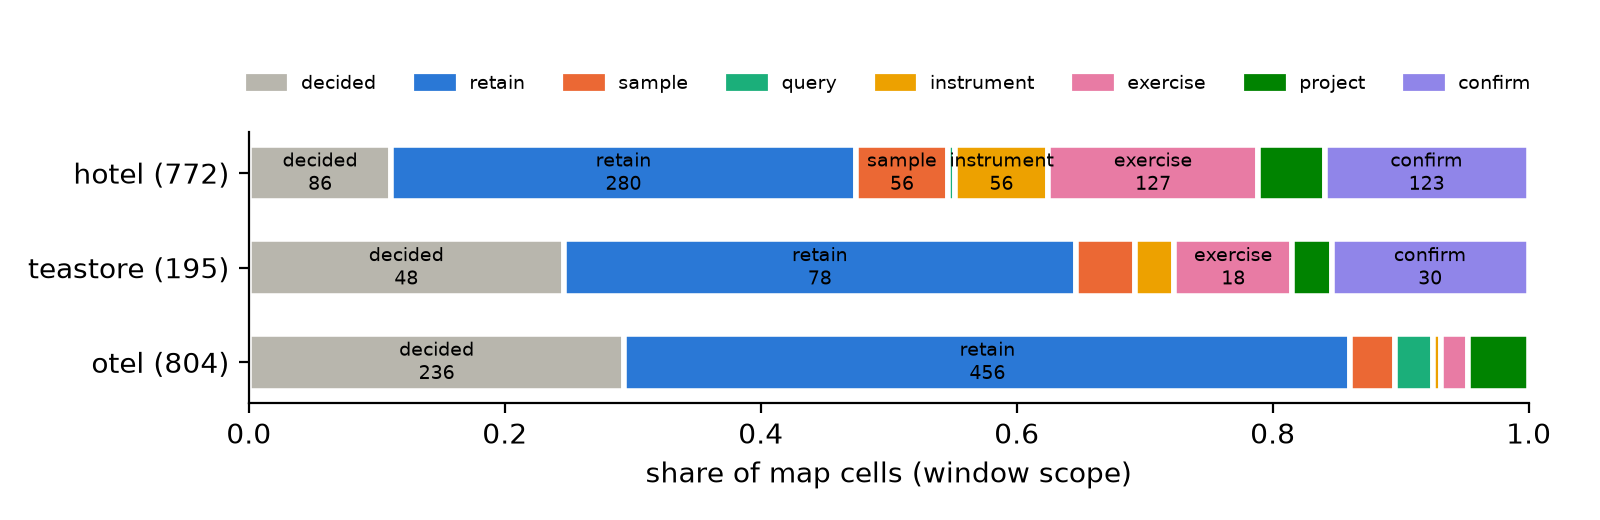

The script that saved this image:
#!/usr/bin/env python3
"""Split the project map's undecided cells by what would make them decidable.

Reads project_map.json (window scope) and assigns every cell that is not yet decided a fix type, from the
reason string project_map.py wrote. The reason strings are project_map.py's own controlled vocabulary, so an
exact-prefix table is enough; an unmapped reason is reported as `?`, never silently folded.

Fix types (what kind of change resolves the cell):
  retain      the runtime already produces it; the harness does not keep it (no SUT change, nothing perturbed)
  sample      extend an existing collector to containers it skips (harness change, small host overhead)
  query       collected but queried or attributed too narrowly (collection/analysis change)
  instrument  needs new telemetry in the SUT (source/config change -> a posture, cost measured)
  exercise    the code path exists but the workload or fault never reached it (workload/catalogue change)
  project     the projection itself is unknown (source/config scan)
  confirm     not possible by configuration (no exporter, no metric library, tracer disabled), but no evidence
              confirms it (a posture proof or emission count would)

    uv run python research/project-map/decidability.py          # writes DECIDABILITY.md + decidability.png
    uv run python research/project-map/decidability.py --self-check
"""
import collections
import json
import sys
from pathlib import Path

HERE = Path(__file__).resolve().parent
FIX = (  # reason prefix -> fix type (project_map.py vocabulary)
    ("OTLP log records only", "retain"),
    ("container log not captured", "retain"),
    ("service log not captured", "retain"),
    ("container not sampled", "sample"),
    ("not counted by the harness CPU counters", "sample"),
    ("excluded from the cost probe", "sample"),
    ("Jaeger queried for service=frontend only", "query"),
    ("receiver-scraped metrics carry no service.name", "query"),
    ("collector self-metric resources", "query"),
    ("no application-metric collector", "instrument"),
    ("instrumented under this posture, but no data point", "instrument"),
    ("call sites exist but none fired", "exercise"),
    ("no traffic: not on the driven route", "exercise"),
    ("emitted only outside the measurement window", "exercise"),
    ("configured level unknown", "project"),
    ("no app call site at this level", "project"),
    ("no unlevelled output in this cell", "project"),
)
ORDER = ("retain", "sample", "query", "instrument", "exercise", "project", "confirm", "?")
COLOR = {"decided": "#b8b6ad", "retain": "#2a78d6", "sample": "#eb6834", "query": "#1baf7a",
         "instrument": "#eda100", "exercise": "#e87ba4", "project": "#008300", "confirm": "#9085e9", "?": "#6f6e66"}


def decided(cell):
    s = cell["state"]
    return s in ("possible-observed", "observed-not-projected") or (s == "not-possible" and not cell.get("unconfirmed"))


def fix_type(reason):
    for prefix, kind in FIX:
        if (reason or "").startswith(prefix):
            return kind
    return "?"


def split(doc):
    out = {}
    for sut, v in doc["suts"].items():
        c = collections.Counter()
        for cell in v["cells"]:
            if decided(cell):
                c["decided"] += 1
            elif cell["state"] == "not-possible" and cell.get("unconfirmed") and not cell.get("reason"):
                c["confirm"] += 1
            else:
                c[fix_type(cell.get("reason"))] += 1
        out[sut] = c
    return out


def render(doc, counts):
    lines = ["# Project map: what makes the undecided cells decidable", "",
             "Generated by `research/project-map/decidability.py` from `project_map.json` (%s, commit %s). Window scope; "
             "a cell is service x channel x posture. Research artefact, not for the paper; n = 1 cell per posture." %
             (doc.get("generatedAt", "?"), str(doc.get("gitCommit", "?"))[:7]), "",
             "| SUT | cells | decided | " + " | ".join(ORDER) + " |", "|" + "---|" * (len(ORDER) + 3)]
    for sut, c in counts.items():
        lines.append("| %s | %d | %d | %s |" % (sut, sum(c.values()), c["decided"],
                                               " | ".join(str(c[k]) if c[k] else "—" for k in ORDER)))
    lines += ["", "Fix types: retain = the runtime produces it but the harness does not keep it; sample = extend a collector "
              "to skipped containers; query = collected but queried/attributed too narrowly; instrument = needs new SUT "
              "telemetry (a posture, with its cost); exercise = workload or fault never reached the code path; project = "
              "the projection is unknown; confirm = not possible by configuration, not yet confirmed by evidence. `?` = reason not in the table (fix the table)."]
    return "\n".join(lines) + "\n"


def plot(counts, path):
    import matplotlib
    matplotlib.use("Agg")
    import matplotlib.pyplot as plt
    suts = list(counts)
    fig, ax = plt.subplots(figsize=(8, 2.6))
    for i, sut in enumerate(suts):
        total, left = sum(counts[sut].values()), 0.0
        for k in ("decided",) + ORDER:
            share = counts[sut][k] / total if total else 0
            if share:
                ax.barh(i, share, left=left, color=COLOR[k], edgecolor="white", linewidth=2, height=0.6)
                if share > 0.06:
                    ax.text(left + share / 2, i, "%s\n%d" % (k, counts[sut][k]), ha="center", va="center", fontsize=7,
                            color="black")
                left += share
    ax.set_yticks(range(len(suts)), ["%s (%d)" % (s, sum(counts[s].values())) for s in suts])
    ax.invert_yaxis()
    ax.set_xlim(0, 1)
    ax.set_xlabel("share of map cells (window scope)")
    for side in ("top", "right"):
        ax.spines[side].set_visible(False)
    handles = [plt.Rectangle((0, 0), 1, 1, color=COLOR[k]) for k in ("decided",) + ORDER if any(c[k] for c in counts.values())]
    labels = [k for k in ("decided",) + ORDER if any(c[k] for c in counts.values())]
    ax.legend(handles, labels, ncol=len(labels), fontsize=7, frameon=False, loc="upper center", bbox_to_anchor=(0.5, 1.28))
    fig.tight_layout()
    fig.savefig(path, dpi=200)


def self_check():
    doc = {"suts": {"x": {"cells": [
        {"state": "possible-observed"},
        {"state": "not-possible"},
        {"state": "not-possible", "unconfirmed": True, "reason": "Jaeger queried for service=frontend only: x"},
        {"state": "unknown", "reason": "container log not captured by the Hotel harness"},
        {"state": "possible-not-observed", "reason": "call sites exist but none fired (x)"},
        {"state": "not-possible", "unconfirmed": True},
        {"state": "unknown", "reason": "something new"}]}}}
    c = split(doc)["x"]
    assert c == collections.Counter({"decided": 2, "query": 1, "retain": 1, "exercise": 1, "confirm": 1, "?": 1}), c
    print("self-check ok: 7 planted cells (decided x2, query, retain, exercise, confirm, unmapped)")


if __name__ == "__main__":
    if "--self-check" in sys.argv:
        self_check()
        sys.exit(0)
    doc = json.loads((HERE / "project_map.json").read_text())
    counts = split(doc)
    (HERE / "DECIDABILITY.md").write_text(render(doc, counts))
    plot(counts, HERE / "decidability.png")
    sys.stdout.write(render(doc, counts))
